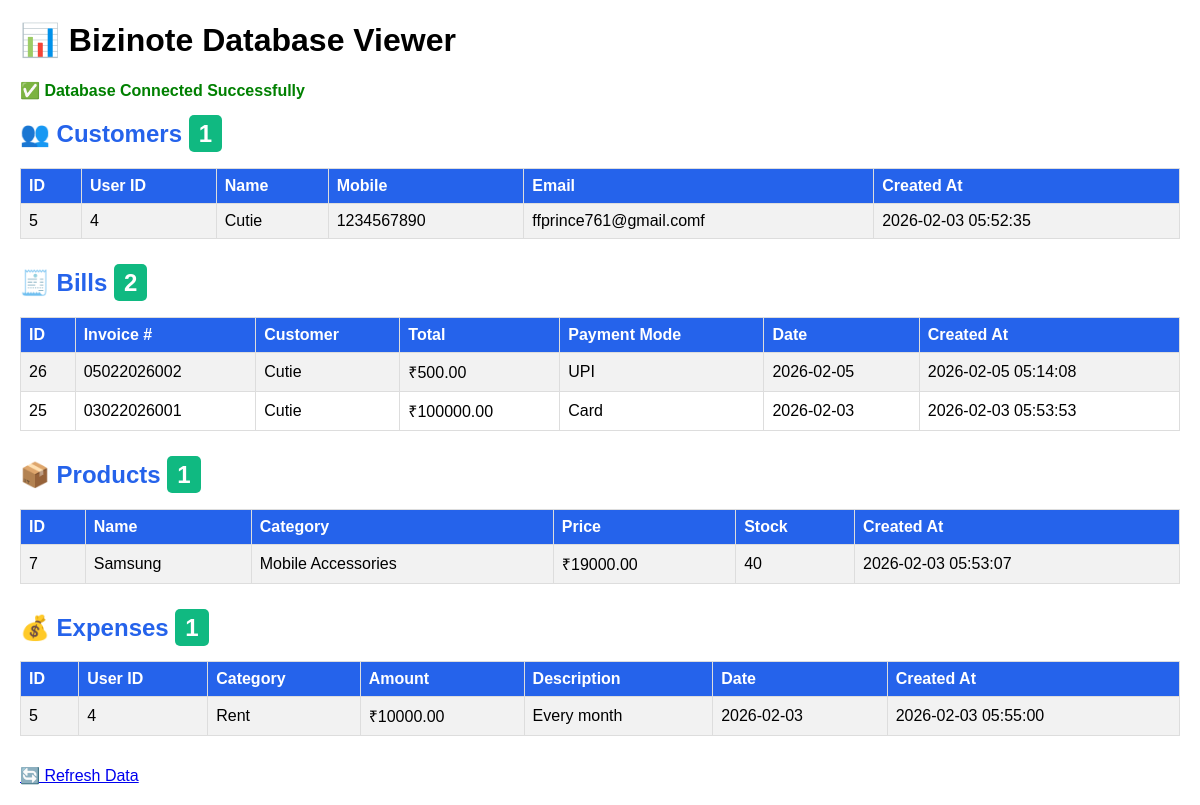
Page /backend/view_data.php on the committed database.
### tables this page shows
CREATE TABLE `customers` (
  `id` int(11) NOT NULL AUTO_INCREMENT,
  `user_id` int(11) NOT NULL,
  `name` varchar(255) NOT NULL,
  `mobile` varchar(20) DEFAULT NULL,
  `email` varchar(255) DEFAULT NULL,
  `address` text DEFAULT NULL,
  `created_at` timestamp NOT NULL DEFAULT current_timestamp(),
  `updated_at` timestamp NOT NULL DEFAULT current_timestamp() ON UPDATE current_timestamp(),
  PRIMARY KEY (`id`),
  KEY `user_id` (`user_id`),
  CONSTRAINT `customers_ibfk_1` FOREIGN KEY (`user_id`) REFERENCES `users` (`id`) ON DELETE CASCADE
);

CREATE TABLE `bills` (
  `id` int(11) NOT NULL AUTO_INCREMENT,
  `user_id` int(11) NOT NULL,
  `invoice_number` varchar(50) NOT NULL,
  `customer_id` int(11) DEFAULT NULL,
  `customer_name` varchar(255) DEFAULT NULL,
  `customer_mobile` varchar(20) DEFAULT NULL,
  `customer_email` varchar(255) DEFAULT NULL,
  `customer_address` text DEFAULT NULL,
  `items` longtext DEFAULT NULL CHECK (json_valid(`items`)),
  `subtotal` decimal(10,2) DEFAULT NULL,
  `discount` decimal(10,2) DEFAULT 0.00,
  `tax` decimal(10,2) DEFAULT 0.00,
  `total` decimal(10,2) DEFAULT NULL,
  `grand_total` decimal(10,2) DEFAULT NULL,
  `payment_mode` varchar(50) DEFAULT NULL,
  `date` date DEFAULT NULL,
  `created_at` timestamp NOT NULL DEFAULT current_timestamp(),
  `updated_at` timestamp NOT NULL DEFAULT current_timestamp() ON UPDATE current_timestamp(),
  PRIMARY KEY (`id`),
  KEY `user_id` (`user_id`),
  CONSTRAINT `bills_ibfk_1` FOREIGN KEY (`user_id`) REFERENCES `users` (`id`) ON DELETE CASCADE
);

CREATE TABLE `products` (
  `id` int(11) NOT NULL AUTO_INCREMENT,
  `user_id` int(11) NOT NULL,
  `name` varchar(255) NOT NULL,
  `category` varchar(100) DEFAULT NULL,
  `price` decimal(10,2) DEFAULT NULL,
  `stock` int(11) DEFAULT 0,
  `unit` varchar(20) DEFAULT 'Nos',
  `low_stock_threshold` int(11) DEFAULT 10,
  `description` text DEFAULT NULL,
  `created_at` timestamp NOT NULL DEFAULT current_timestamp(),
  `updated_at` timestamp NOT NULL DEFAULT current_timestamp() ON UPDATE current_timestamp(),
  PRIMARY KEY (`id`),
  KEY `user_id` (`user_id`),
  CONSTRAINT `products_ibfk_1` FOREIGN KEY (`user_id`) REFERENCES `users` (`id`) ON DELETE CASCADE
);

CREATE TABLE `expenses` (
  `id` int(11) NOT NULL AUTO_INCREMENT,
  `user_id` int(11) NOT NULL,
  `category` varchar(100) NOT NULL,
  `description` text DEFAULT NULL,
  `amount` decimal(10,2) NOT NULL,
  `date` date DEFAULT NULL,
  `created_at` timestamp NOT NULL DEFAULT current_timestamp(),
  `updated_at` timestamp NOT NULL DEFAULT current_timestamp() ON UPDATE current_timestamp(),
  PRIMARY KEY (`id`),
  KEY `user_id` (`user_id`),
  CONSTRAINT `expenses_ibfk_1` FOREIGN KEY (`user_id`) REFERENCES `users` (`id`) ON DELETE CASCADE
);

### backend/view_data.php (the view, shortened to what this page needs)
<!DOCTYPE html>
<html>
<head>
</head>
<body>
    <h1>📊 Bizinote Database Viewer</h1>
<?php
$host = 'localhost';
$dbname = 'bizinote_db';
$username = 'root';
$password = '';
try {
    $conn = new PDO("mysql:host=$host;dbname=$dbname", $username, $password);
    $conn->setAttribute(PDO::ATTR_ERRMODE, PDO::ERRMODE_EXCEPTION);
    echo "<p class='success'>✅ Database Connected Successfully</p>";
    echo "<h2>👥 Customers <span class='count'>";
    $stmt = $conn->query("SELECT COUNT(*) as count FROM customers");
    echo $stmt->fetch()['count'];
    echo "</span></h2>";
    $stmt = $conn->query("SELECT * FROM customers ORDER BY created_at DESC LIMIT 10");
    echo "<table><tr><th>ID</th><th>User ID</th><th>Name</th><th>Mobile</th><th>Email</th><th>Created At</th></tr>";
    while ($row = $stmt->fetch(PDO::FETCH_ASSOC)) {
        echo "<tr>";
        echo "<td>{$row['id']}</td>";
        echo "<td>{$row['user_id']}</td>";
        echo "<td>{$row['name']}</td>";
        echo "<td>{$row['mobile']}</td>";
        echo "<td>{$row['email']}</td>";
        echo "<td>{$row['created_at']}</td>";
        echo "</tr>";
    }
    echo "</table>";
    echo "<h2>🧾 Bills <span class='count'>";
    $stmt = $conn->query("SELECT COUNT(*) as count FROM bills");
    echo $stmt->fetch()['count'];
    echo "</span></h2>";
    $stmt = $conn->query("SELECT * FROM bills ORDER BY created_at DESC LIMIT 10");
    echo "<table><tr><th>ID</th><th>Invoice #</th><th>Customer</th><th>Total</th><th>Payment Mode</th><th>Date</th><th>Created At</th></tr>";
    while ($row = $stmt->fetch(PDO::FETCH_ASSOC)) {
        echo "<tr>";
        echo "<td>{$row['id']}</td>";
        echo "<td>{$row['invoice_number']}</td>";
        echo "<td>{$row['customer_name']}</td>";
        echo "<td>₹{$row['grand_total']}</td>";
        echo "<td>{$row['payment_mode']}</td>";
        echo "<td>{$row['date']}</td>";
        echo "<td>{$row['created_at']}</td>";
        echo "</tr>";
    }
    echo "</table>";
    echo "<h2>📦 Products <span class='count'>";
    $stmt = $conn->query("SELECT COUNT(*) as count FROM products");
    echo $stmt->fetch()['count'];
    echo "</span></h2>";
    $stmt = $conn->query("SELECT * FROM products ORDER BY created_at DESC LIMIT 10");
    echo "<table><tr><th>ID</th><th>Name</th><th>Category</th><th>Price</th><th>Stock</th><th>Created At</th></tr>";
    while ($row = $stmt->fetch(PDO::FETCH_ASSOC)) {
        echo "<tr>";
        echo "<td>{$row['id']}</td>";
        echo "<td>{$row['name']}</td>";
        echo "<td>{$row['category']}</td>";
        echo "<td>₹{$row['price']}</td>";
        echo "<td>{$row['stock']}</td>";
        echo "<td>{$row['created_at']}</td>";
        echo "</tr>";
    }
    echo "</table>";
    echo "<h2>💰 Expenses <span class='count'>";
    $stmt = $conn->query("SELECT COUNT(*) as count FROM expenses");
    echo $stmt->fetch()['count'];
    echo "</span></h2>";
    $stmt = $conn->query("SELECT * FROM expenses ORDER BY date DESC LIMIT 10");
    echo "<table><tr><th>ID</th><th>User ID</th><th>Category</th><th>Amount</th><th>Description</th><th>Date</th><th>Created At</th></tr>";
    while ($row = $stmt->fetch(PDO::FETCH_ASSOC)) {
        echo "<tr>";
        echo "<td>{$row['id']}</td>";
        echo "<td>{$row['user_id']}</td>";
        echo "<td>{$row['category']}</td>";
        echo "<td>₹{$row['amount']}</td>";
        echo "<td>{$row['description']}</td>";
        echo "<td>{$row['date']}</td>";
        echo "<td>{$row['created_at']}</td>";
        echo "</tr>";
    }
    echo "</table>";
} catch(PDOException $e) {
    echo "<p style='color: red;'>❌ Error: " . $e->getMessage() . "</p>";
}
?>
<p><a href="javascript:location.reload()">🔄 Refresh Data</a></p>
</body>
</html>

### backend/view_data.php (style rules this page uses)
body { font-family: Arial, sans-serif; margin: 20px; }
h2 { color: #2563EB; }
table { border-collapse: collapse; width: 100%; margin-bottom: 30px; }
th, td { border: 1px solid #ddd; padding: 8px; text-align: left; }
th { background-color: #2563EB; color: white; }
tr:nth-child(even) { background-color: #f2f2f2; }
.success { color: green; font-weight: bold; }
.count { background: #10B981; color: white; padding: 5px 10px; border-radius: 5px; }

### rows in the picture
customers: id "5", user "4", name "Cutie", mobile "1234567890", email "ffprince761@gmail.comf", created_at "2026-02-03 05:52:35"
bills: id "26", invoice_number "05022026002", customer_name "Cutie", grand_total "500.00", payment_mode "UPI", date "2026-02-05", created_at "2026-02-05 05:14:08"
bills: id "25", invoice_number "03022026001", customer_name "Cutie", grand_total "100000.00", payment_mode "Card", date "2026-02-03", created_at "2026-02-03 05:53:53"
products: id "7", name "Samsung", category "Mobile Accessories", price "19000.00", stock "40", created_at "2026-02-03 05:53:07"
expenses: id "5", user "4", category "Rent", amount "10000.00", description "Every month", date "2026-02-03", created_at "2026-02-03 05:55:00"

### other values in the picture
$stmt->fetch()['count'] "1"
$stmt->fetch()['count'] "2"
